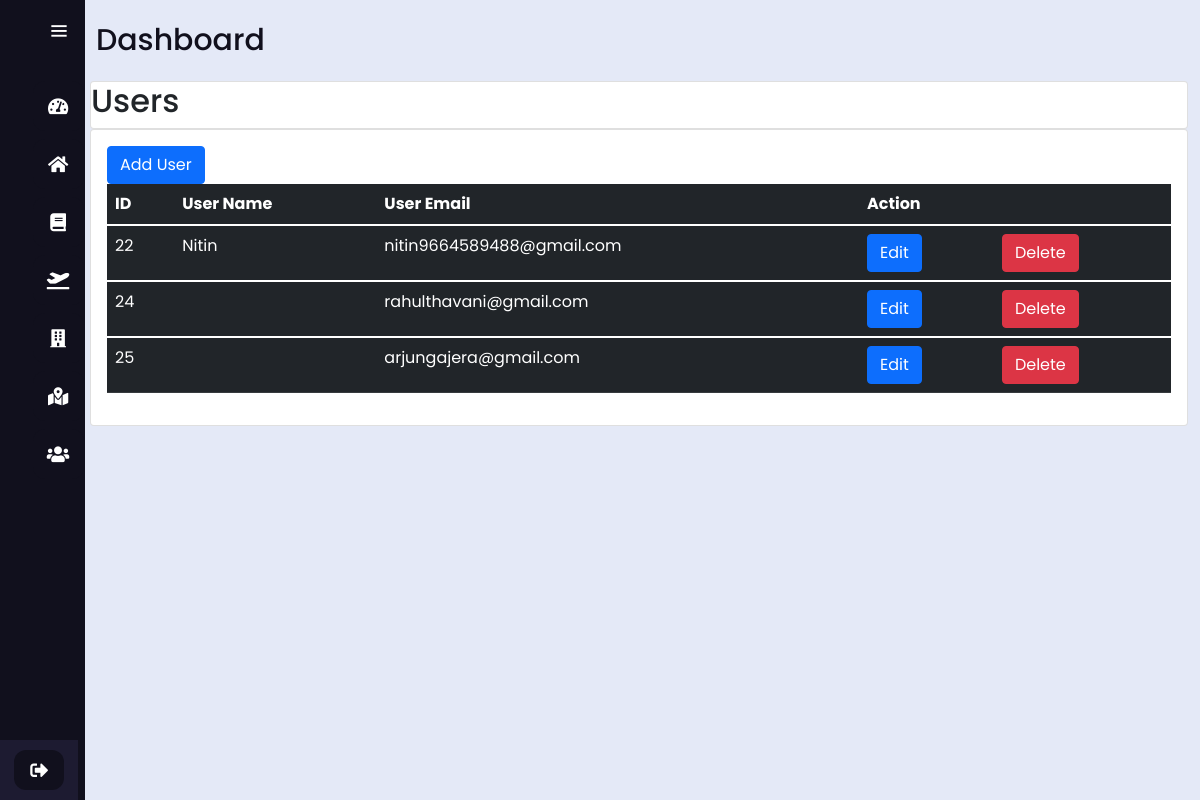
/admin/dashboard/user.php, run on the app's committed database.
### tables this page shows
CREATE TABLE `s_user` (
  `id` int(11) NOT NULL,
  `name` text NOT NULL,
  `dob` date NOT NULL,
  `mno` int(11) NOT NULL,
  `gender` text NOT NULL,
  `address` text NOT NULL,
  `email` varchar(30) NOT NULL,
  `password` varchar(10) NOT NULL,
  `c_password` varchar(10) NOT NULL
);

### admin/dashboard/user.php (the view, shortened to what this page needs)
<?php
$con = mysqli_connect("localhost:3307", "root", "", "airline_reservation");
?>
<!DOCTYPE html>
<html lang="en" dir="ltr">
<head>
    <link rel="stylesheet" href="./css/d_style.css">
    <link href="https://cdn.jsdelivr.net/npm/bootstrap@5.0.2/dist/css/bootstrap.min.css" rel="stylesheet">
    <link href="https://cdn.jsdelivr.net/npm/bootstrap@5.0.2/dist/css/bootstrap.min.css" rel="stylesheet">
    <link href='https://unpkg.com/boxicons@2.0.7/css/boxicons.min.css' rel='stylesheet'>
    <link rel="stylesheet" href="https://use.fontawesome.com/releases/v5.7.2/css/all.css">
    <link href="https://cdn.jsdelivr.net/npm/bootstrap@5.1.1/dist/css/bootstrap.min.css" rel="stylesheet">
    <link href="https://cdn.jsdelivr.net/npm/simple-datatables@latest/dist/style.css" rel="stylesheet" />
</head>
<body>
    <div class="sidebar">
        <div class="logo-details">
            <i class='bx bx-menu' id="btn"></i>
        </div>
        <ul class="nav-list">
            <li>
                <a href="index.php">
                    <i class="fas fa-tachometer-alt"></i>
                </a>
            </li>
            <li>
                <a href="home.php">
                    <i class='fa fa-home'></i>
                </a>
            </li>
            <li>
                <a href="booked_flights.php">
                    <i class='fa fa-book'></i>
                </a>
            </li>
            <li>
                <a href="flights.php">
                    <i class='fa fa-plane-departure'></i>
                </a>
            </li>
            <li>
                <a href="airline.php">
                    <i class='fa fa-building'></i>
                </a>
            </li>
            <li>
                <a href="airport.php">
                    <i class='fa fa-map-marked-alt'></i>
                </a>
            </li>
            <li>
                <a href="user.php">
                    <i class='fa fa-users'></i>
                </a>
            </li>
            <li class="profile">
                <a href="../index.php"><i class="fas fa-sign-out-alt"></i></a>
            </li>
        </ul>
    </div>
    <section class="home-section">
        <div class="text">Dashboard</div>
        <div>
            <form method="POST">
                <div class="container">
                    <div class="jumbotron">
                        <div class="card">
                            <h2>
                                Users
                            </h2>
                        </div>
                    </div>
                    <div class="card">
                        <div class="card-body">
                            <button type="button" class="btn btn-primary" data-bs-toggle="modal" data-bs-target="#flightaddModal">
                                Add User
                            </button>
                            <?php
                            $query_run = mysqli_query($con, "select * from s_user");
                            ?>
                            <table class="table table-dark table-hover">
                                <thead>
                                    <tr>
                                        <th scope="col">ID</th>
                                        <th scope="col">User Name</th>
                                        <th scope="col">User Email</th>
                                        <th scope="col">Action</th>
                                        <th scope="col"></th>
                                    </tr>
                                </thead>
                                <?php
                                if ($query_run) {
                                    foreach ($query_run as $row) {
                                ?>
                                        <tbody>
                                            <tr>
                                                <td><?php echo $row['id']; ?></td>
                                                <td><?php echo $row['name']; ?></td>
                                                <td><?php echo $row['email']; ?></td>
                                                <td><button type="button" class="btn btn-primary editbtn" data-bs-toggle="modal" data-bs-target="#editmodal">
                                                        Edit
                                                    </button>
                                                </td>
                                                <td><button type="button" class="btn btn-danger deletebtn" data-bs-toggle="modal" data-bs-target="#deletemodal">
                                                        Delete
                                                    </button>
                                                </td>
                                            </tr>
                                        </tbody>
                                <?php
                                    }
                                } else {
                                    echo "no record found";
                                }
                                ?>
                            </table>
                        </div>
                    </div>
                </div>
            </form>
        </div>
    </section>
</body>
</html>

### admin/dashboard/css/d_style.css (style rules this page uses)
* { margin: 0; padding: 0; box-sizing: border-box; font-family: "Poppins", sans-serif; }
.sidebar { position: fixed; left: 0; top: 0; height: 100%; width: 85px; background: #11101D; padding: 1px 1px; z-index: 99; transition: all 0.5s ease; }
.sidebar .logo-details { height: 60px; display: flex; align-items: center; position: relative; }
.sidebar .logo-details #btn { position: absolute; top: 50%; right: 0; transform: translateY(-50%); font-size: 22px; transition: all 0.4s ease; font-size: 23px; text-align: center; cursor: pointer; transition: all 0.5s ease; }
.sidebar i { color: #fff; height: 60px; min-width: 50px; font-size: 28px; text-align: center; line-height: 60px; }
.sidebar .nav-list { margin-top: 20px; height: 100%; }
.sidebar li { position: relative; margin: 8px 0; list-style: none; }
.sidebar li a { display: flex; height: 100%; width: 100%; border-radius: 12px; align-items: center; text-decoration: none; transition: all 0.4s ease; background: #11101D; }
.sidebar li i { height: 50px; line-height: 50px; font-size: 18px; border-radius: 12px; }
.sidebar li.profile { position: fixed; height: 60px; width: 78px; left: 0; bottom: -8px; padding: 10px 14px; background: #1d1b31; transition: all 0.5s ease; overflow: hidden; }
.home-section { position: relative; background: #E4E9F7; min-height: 100vh; top: 0; left: 78px; width: calc(100% - 78px); transition: all 0.5s ease; z-index: 2; }
.home-section .text { display: inline-block; color: #11101d; font-size: 30px; font-weight: 500; margin: 18px }

### data on the page
s_user: id "22", name "Nitin", email "nitin9664589488@gmail.com"
s_user: id "24", email "rahulthavani@gmail.com"
s_user: id "25", email "arjungajera@gmail.com"
